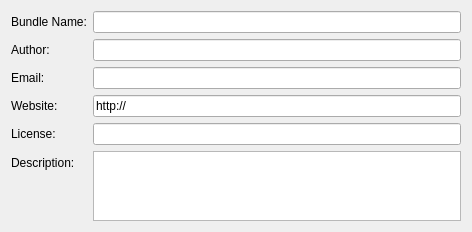
<?xml version="1.0" encoding="UTF-8"?>
<ui version="4.0">
 <class>KoBundleCreationWidget</class>
 <widget class="QWidget" name="KoBundleCreationWidget">
  <property name="geometry">
   <rect>
    <x>0</x>
    <y>0</y>
    <width>472</width>
    <height>223</height>
   </rect>
  </property>
  <property name="sizePolicy">
   <sizepolicy hsizetype="Maximum" vsizetype="Preferred">
    <horstretch>0</horstretch>
    <verstretch>0</verstretch>
   </sizepolicy>
  </property>
  <property name="windowTitle">
   <string>New Bundle...</string>
  </property>
  <property name="windowOpacity">
   <double>1.000000000000000</double>
  </property>
  <layout class="QFormLayout" name="formLayout">
   <item row="0" column="0">
    <widget class="QLabel" name="bundleName">
     <property name="text">
      <string>Bundle Name:</string>
     </property>
    </widget>
   </item>
   <item row="0" column="1">
    <widget class="QLineEdit" name="editBundleName"/>
   </item>
   <item row="1" column="0">
    <widget class="QLabel" name="author">
     <property name="text">
      <string>Author:</string>
     </property>
     <property name="scaledContents">
      <bool>false</bool>
     </property>
     <property name="alignment">
      <set>Qt::AlignLeading|Qt::AlignLeft|Qt::AlignVCenter</set>
     </property>
    </widget>
   </item>
   <item row="1" column="1">
    <widget class="QLineEdit" name="editAuthor">
     <property name="text">
      <string/>
     </property>
    </widget>
   </item>
   <item row="4" column="0">
    <widget class="QLabel" name="website">
     <property name="text">
      <string>Website:</string>
     </property>
    </widget>
   </item>
   <item row="4" column="1">
    <widget class="QLineEdit" name="editWebsite">
     <property name="text">
      <string>http://</string>
     </property>
    </widget>
   </item>
   <item row="5" column="0">
    <widget class="QLabel" name="license">
     <property name="text">
      <string>License:</string>
     </property>
    </widget>
   </item>
   <item row="5" column="1">
    <widget class="QLineEdit" name="editLicense">
     <property name="text">
      <string/>
     </property>
    </widget>
   </item>
   <item row="6" column="0">
    <widget class="QLabel" name="description">
     <property name="text">
      <string>Description:</string>
     </property>
    </widget>
   </item>
   <item row="6" column="1">
    <widget class="QPlainTextEdit" name="editDescription"/>
   </item>
   <item row="3" column="1">
    <widget class="QLineEdit" name="editEmail"/>
   </item>
   <item row="3" column="0">
    <widget class="QLabel" name="label">
     <property name="text">
      <string>Email:</string>
     </property>
    </widget>
   </item>
  </layout>
 </widget>
 <resources/>
 <connections/>
</ui>
